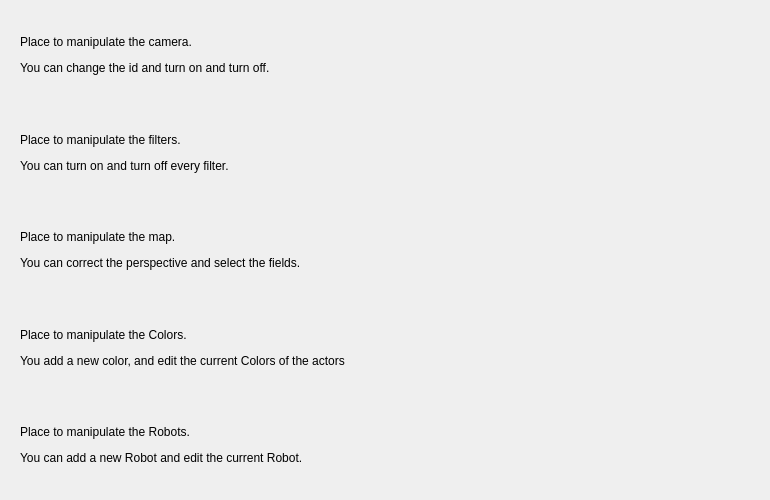
    <widget class="QWidget" name="infoboxgbx">
     <widget class="QWidget" name="verticalLayoutWidget_3">
      <property name="geometry">
       <rect>
        <x>20</x>
        <y>10</y>
        <width>741</width>
        <height>481</height>
       </rect>
      </property>
      <layout class="QVBoxLayout" name="verticalLayout_3">
       <item>
        <layout class="QHBoxLayout" name="horizontalLayout_28">
         <item>
          <widget class="QLabel" name="camerainfolbl">
           <property name="text">
            <string>&lt;html&gt;&lt;head/&gt;&lt;body&gt;&lt;p&gt;Place to manipulate the camera.&lt;/p&gt;&lt;p&gt;You can change the id and turn on and turn off.&lt;/p&gt;&lt;/body&gt;&lt;/html&gt;</string>
           </property>
          </widget>
         </item>
        </layout>
       </item>
       <item>
        <layout class="QHBoxLayout" name="horizontalLayout_29">
         <item>
          <widget class="QLabel" name="filterinfolbl">
           <property name="text">
            <string>&lt;html&gt;&lt;head/&gt;&lt;body&gt;&lt;p&gt;Place to manipulate the filters.&lt;/p&gt;&lt;p&gt;You can turn on and turn off every filter.&lt;/p&gt;&lt;/body&gt;&lt;/html&gt;</string>
           </property>
          </widget>
         </item>
        </layout>
       </item>
       <item>
        <layout class="QHBoxLayout" name="horizontalLayout_30">
         <item>
          <widget class="QLabel" name="mapinfolbl">
           <property name="text">
            <string>&lt;html&gt;&lt;head/&gt;&lt;body&gt;&lt;p&gt;Place to manipulate the map.&lt;/p&gt;&lt;p&gt;You can correct the perspective and select the fields.&lt;/p&gt;&lt;/body&gt;&lt;/html&gt;</string>
           </property>
          </widget>
         </item>
        </layout>
       </item>
       <item>
        <layout class="QHBoxLayout" name="horizontalLayout_31">
         <item>
          <widget class="QLabel" name="colorinfolbl">
           <property name="text">
            <string>&lt;html&gt;&lt;head/&gt;&lt;body&gt;&lt;p&gt;Place to manipulate the Colors.&lt;/p&gt;&lt;p&gt;You add a new color, and edit the current Colors of the actors&lt;/p&gt;&lt;/body&gt;&lt;/html&gt;</string>
           </property>
          </widget>
         </item>
        </layout>
       </item>
       <item>
        <layout class="QHBoxLayout" name="horizontalLayout_32">
         <item>
          <widget class="QLabel" name="robotinfolbl">
           <property name="text">
            <string>&lt;html&gt;&lt;head/&gt;&lt;body&gt;&lt;p&gt;Place to manipulate the Robots.&lt;/p&gt;&lt;p&gt;You can add a new Robot and edit the current Robot.&lt;/p&gt;&lt;/body&gt;&lt;/html&gt;</string>
           </property>
          </widget>
         </item>
        </layout>
       </item>
      </layout>
     </widget>
    </widget>
